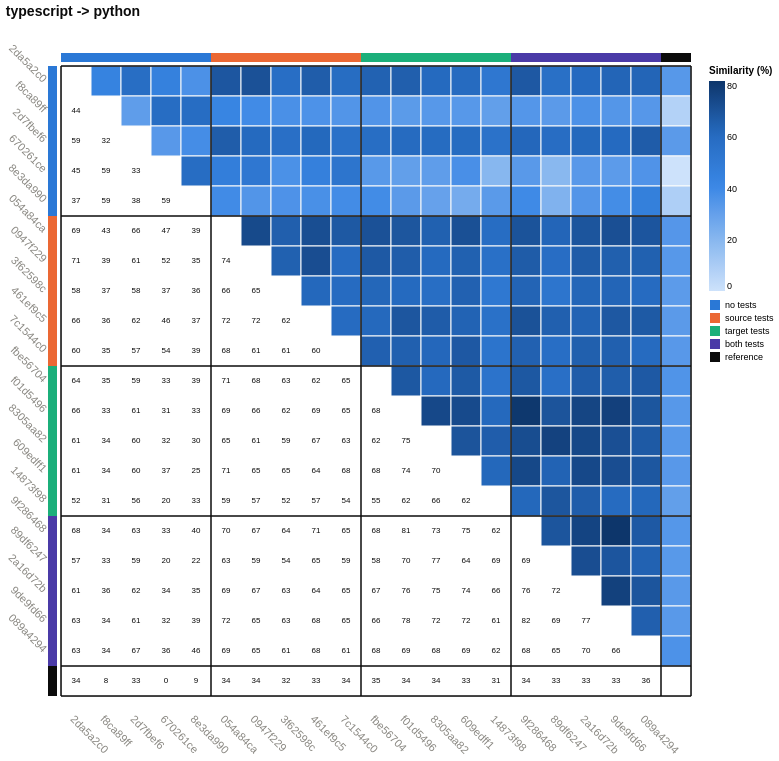

Specify this chart in Vega-Lite:
### Vega-Lite specification from a JSON file in a GitHub repository (floating-point values rounded to 4 significant figures; data arrays with more than 128 entries replaced by an {"elided": "..."} marker saying what was removed)
{"config": {"view": {"continuousWidth": 300, "continuousHeight": 300}, "axis": {"labelAngle": 45}}, "layer": [{"data": {"name": "data-465819c042bad907db1ab02adc55a57e"}, "mark": {"type": "rect", "stroke": "#fcfcfb", "strokeWidth": 1}, "encoding": {"color": {"field": "similarity_pct", "legend": {"gradientLength": 210.0, "labelFontSize": 9, "titleFontSize": 10}, "scale": {"domain": [0.0, 82.05], "range": ["#cde2fb", "#86b6ef", "#3987e5", "#256abf", "#0d366b"]}, "title": "Similarity (%)", "type": "quantitative"}, "x": {"axis": {"domain": false, "labelAngle": 45, "labelColor": {"expr": "datum.label === '' ? '#0b0b0b' : '#898781'"}, "labelFontSize": 11, "labelFontWeight": {"expr": "datum.label === '' ? 'bold' : 'normal'"}, "labelPadding": 17, "ticks": false}, "field": "port_a", "scale": {"domain": ["2da5a2c0", "f8ca89ff", "2d7fbef6", "670261ce", "8e3da990", "054a84ca", "0947f229", "3f62598c", "461ef9c5", "7c1544c0", "fbe56704", "f01d5496", "8305aa82", "609edff1", "14873f98", "9f286468", "89df6247", "2a16d72b", "9de9fd66", "089a4294", ""]}, "title": null, "type": "nominal"}, "y": {"axis": {"domain": false, "labelColor": {"expr": "datum.label === '' ? '#0b0b0b' : '#898781'"}, "labelFontSize": 11, "labelFontWeight": {"expr": "datum.label === '' ? 'bold' : 'normal'"}, "labelPadding": 17, "ticks": false}, "field": "port_b", "scale": {"domain": ["2da5a2c0", "f8ca89ff", "2d7fbef6", "670261ce", "8e3da990", "054a84ca", "0947f229", "3f62598c", "461ef9c5", "7c1544c0", "fbe56704", "f01d5496", "8305aa82", "609edff1", "14873f98", "9f286468", "89df6247", "2a16d72b", "9de9fd66", "089a4294", ""]}, "title": null, "type": "nominal"}}}, {"data": {"name": "data-31dd543ca33bd25294522f3e1b90ff56"}, "mark": {"type": "text", "color": "#0b0b0b", "fontSize": 8}, "encoding": {"text": {"field": "similarity_pct", "format": ".0f", "type": "quantitative"}, "x": {"axis": {"domain": false, "labelAngle": 45, "labelColor": {"expr": "datum.label === '' ? '#0b0b0b' : '#898781'"}, "labelFontSize": 11, "labelFontWeight": {"expr": "datum.label === '' ? 'bold' : 'normal'"}, "labelPadding": 17, "ticks": false}, "field": "port_a", "scale": {"domain": ["2da5a2c0", "f8ca89ff", "2d7fbef6", "670261ce", "8e3da990", "054a84ca", "0947f229", "3f62598c", "461ef9c5", "7c1544c0", "fbe56704", "f01d5496", "8305aa82", "609edff1", "14873f98", "9f286468", "89df6247", "2a16d72b", "9de9fd66", "089a4294", ""]}, "title": null, "type": "nominal"}, "y": {"axis": {"domain": false, "labelColor": {"expr": "datum.label === '' ? '#0b0b0b' : '#898781'"}, "labelFontSize": 11, "labelFontWeight": {"expr": "datum.label === '' ? 'bold' : 'normal'"}, "labelPadding": 17, "ticks": false}, "field": "port_b", "scale": {"domain": ["2da5a2c0", "f8ca89ff", "2d7fbef6", "670261ce", "8e3da990", "054a84ca", "0947f229", "3f62598c", "461ef9c5", "7c1544c0", "fbe56704", "f01d5496", "8305aa82", "609edff1", "14873f98", "9f286468", "89df6247", "2a16d72b", "9de9fd66", "089a4294", ""]}, "title": null, "type": "nominal"}}}, {"data": {"name": "data-bb379cd43f0b6211c649ef0e80f15553"}, "mark": {"type": "rect"}, "encoding": {"color": {"field": "condition", "legend": {"labelFontSize": 9, "symbolType": "square", "title": null}, "scale": {"domain": ["no tests", "source tests", "target tests", "both tests", "reference"], "range": ["#2a78d6", "#eb6834", "#1baf7a", "#4a3aa7", "#0b0b0b"]}, "type": "nominal"}, "x": {"axis": {"domain": false, "labelAngle": 45, "labelColor": {"expr": "datum.label === '' ? '#0b0b0b' : '#898781'"}, "labelFontSize": 11, "labelFontWeight": {"expr": "datum.label === '' ? 'bold' : 'normal'"}, "labelPadding": 17, "ticks": false}, "field": "port", "scale": {"domain": ["2da5a2c0", "f8ca89ff", "2d7fbef6", "670261ce", "8e3da990", "054a84ca", "0947f229", "3f62598c", "461ef9c5", "7c1544c0", "fbe56704", "f01d5496", "8305aa82", "609edff1", "14873f98", "9f286468", "89df6247", "2a16d72b", "9de9fd66", "089a4294", ""]}, "title": null, "type": "nominal"}, "y": {"value": -13}, "y2": {"value": -4}}}, {"data": {"name": "data-bb379cd43f0b6211c649ef0e80f15553"}, "mark": {"type": "rect"}, "encoding": {"color": {"field": "condition", "legend": null, "scale": {"domain": ["no tests", "source tests", "target tests", "both tests", "reference"], "range": ["#2a78d6", "#eb6834", "#1baf7a", "#4a3aa7", "#0b0b0b"]}, "type": "nominal"}, "x": {"value": -13}, "x2": {"value": -4}, "y": {"axis": {"domain": false, "labelColor": {"expr": "datum.label === '' ? '#0b0b0b' : '#898781'"}, "labelFontSize": 11, "labelFontWeight": {"expr": "datum.label === '' ? 'bold' : 'normal'"}, "labelPadding": 17, "ticks": false}, "field": "port", "scale": {"domain": ["2da5a2c0", "f8ca89ff", "2d7fbef6", "670261ce", "8e3da990", "054a84ca", "0947f229", "3f62598c", "461ef9c5", "7c1544c0", "fbe56704", "f01d5496", "8305aa82", "609edff1", "14873f98", "9f286468", "89df6247", "2a16d72b", "9de9fd66", "089a4294", ""]}, "title": null, "type": "nominal"}}}, {"data": {"name": "data-1d57323ec99a4c98c0c6ffacdb4dc76d"}, "mark": {"type": "rule", "color": "#0b0b0b", "opacity": 0.75, "strokeWidth": 2}, "encoding": {"x": {"bandPosition": 0, "field": "port", "scale": {"domain": ["2da5a2c0", "f8ca89ff", "2d7fbef6", "670261ce", "8e3da990", "054a84ca", "0947f229", "3f62598c", "461ef9c5", "7c1544c0", "fbe56704", "f01d5496", "8305aa82", "609edff1", "14873f98", "9f286468", "89df6247", "2a16d72b", "9de9fd66", "089a4294", ""]}, "type": "nominal"}}}, {"data": {"name": "data-1d57323ec99a4c98c0c6ffacdb4dc76d"}, "mark": {"type": "rule", "color": "#0b0b0b", "opacity": 0.75, "strokeWidth": 2}, "encoding": {"y": {"bandPosition": 0, "field": "port", "scale": {"domain": ["2da5a2c0", "f8ca89ff", "2d7fbef6", "670261ce", "8e3da990", "054a84ca", "0947f229", "3f62598c", "461ef9c5", "7c1544c0", "fbe56704", "f01d5496", "8305aa82", "609edff1", "14873f98", "9f286468", "89df6247", "2a16d72b", "9de9fd66", "089a4294", ""]}, "type": "nominal"}}}, {"data": {"name": "data-dae1687b7766f38b94517020e43783ee"}, "mark": {"type": "rule", "color": "#0b0b0b", "opacity": 0.75, "strokeWidth": 2}, "encoding": {"x": {"bandPosition": 1, "field": "port", "scale": {"domain": ["2da5a2c0", "f8ca89ff", "2d7fbef6", "670261ce", "8e3da990", "054a84ca", "0947f229", "3f62598c", "461ef9c5", "7c1544c0", "fbe56704", "f01d5496", "8305aa82", "609edff1", "14873f98", "9f286468", "89df6247", "2a16d72b", "9de9fd66", "089a4294", ""]}, "type": "nominal"}}}, {"data": {"name": "data-dae1687b7766f38b94517020e43783ee"}, "mark": {"type": "rule", "color": "#0b0b0b", "opacity": 0.75, "strokeWidth": 2}, "encoding": {"y": {"bandPosition": 1, "field": "port", "scale": {"domain": ["2da5a2c0", "f8ca89ff", "2d7fbef6", "670261ce", "8e3da990", "054a84ca", "0947f229", "3f62598c", "461ef9c5", "7c1544c0", "fbe56704", "f01d5496", "8305aa82", "609edff1", "14873f98", "9f286468", "89df6247", "2a16d72b", "9de9fd66", "089a4294", ""]}, "type": "nominal"}}}], "height": 630, "resolve": {"scale": {"color": "independent"}}, "title": {"text": "typescript -> python", "anchor": "start", "color": "#0b0b0b", "fontSize": 14, "offset": 23, "subtitleFontSize": 10}, "width": 630, "$schema": "https://vega.github.io/schema/vega-lite/v6.4.1.json", "datasets": {"data-465819c042bad907db1ab02adc55a57e": {"elided": "210 records"}, "data-31dd543ca33bd25294522f3e1b90ff56": {"elided": "210 records"}, "data-bb379cd43f0b6211c649ef0e80f15553": [{"port": "2da5a2c0", "condition": "no tests"}, {"port": "f8ca89ff", "condition": "no tests"}, {"port": "2d7fbef6", "condition": "no tests"}, {"port": "670261ce", "condition": "no tests"}, {"port": "8e3da990", "condition": "no tests"}, {"port": "054a84ca", "condition": "source tests"}, {"port": "0947f229", "condition": "source tests"}, {"port": "3f62598c", "condition": "source tests"}, {"port": "461ef9c5", "condition": "source tests"}, {"port": "7c1544c0", "condition": "source tests"}, {"port": "fbe56704", "condition": "target tests"}, {"port": "f01d5496", "condition": "target tests"}, {"port": "8305aa82", "condition": "target tests"}, {"port": "609edff1", "condition": "target tests"}, {"port": "14873f98", "condition": "target tests"}, {"port": "9f286468", "condition": "both tests"}, {"port": "89df6247", "condition": "both tests"}, {"port": "2a16d72b", "condition": "both tests"}, {"port": "9de9fd66", "condition": "both tests"}, {"port": "089a4294", "condition": "both tests"}, {"port": "", "condition": "reference"}], "data-1d57323ec99a4c98c0c6ffacdb4dc76d": [{"port": "2da5a2c0", "condition": "no tests"}, {"port": "054a84ca", "condition": "source tests"}, {"port": "fbe56704", "condition": "target tests"}, {"port": "9f286468", "condition": "both tests"}, {"port": "", "condition": "reference"}], "data-dae1687b7766f38b94517020e43783ee": [{"port": ""}]}}
